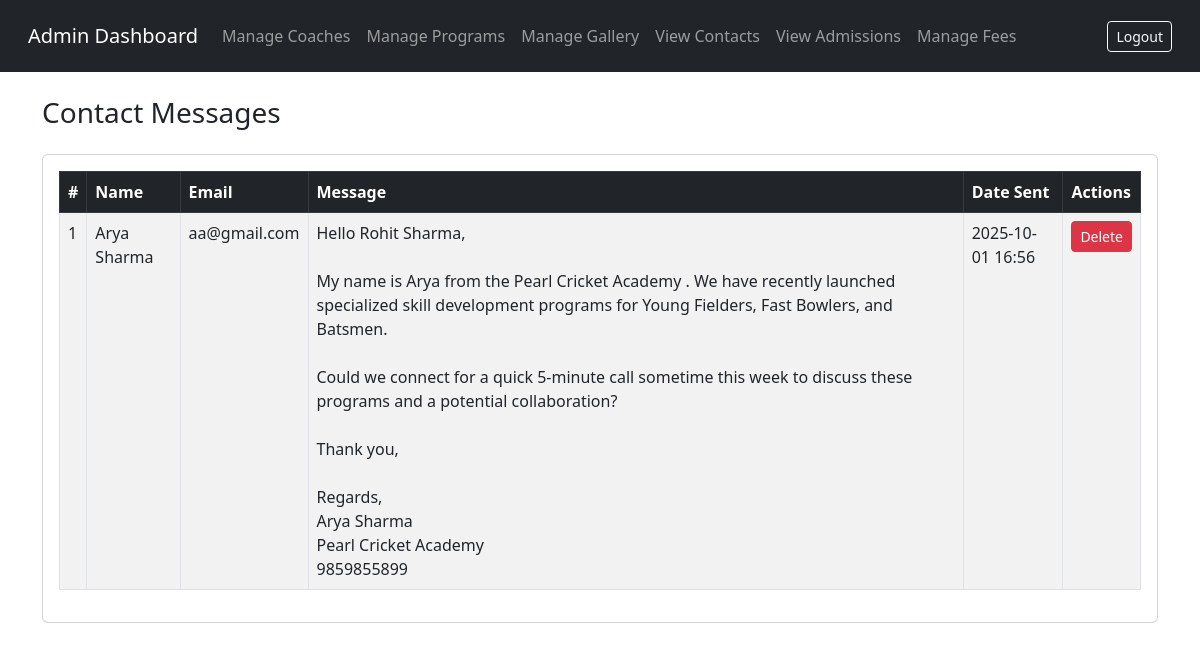
Page /admin-area/view-contacts/ (signed in) on the committed database.
### core/models.py (models this page shows, shortened)
class ContactMessage(models.Model):
    name = models.CharField(max_length=100)
    email = models.EmailField()
    message = models.TextField()
    date_sent = models.DateTimeField(auto_now_add=True)

### core/views.py (the view)
# urls.py: path('admin-area/view-contacts/', views.view_contacts, name='view_contacts'),
@login_required(login_url='admin_login')
@user_passes_test(is_admin)
def view_contacts(request):
    messages = ContactMessage.objects.all().order_by('-date_sent')
    return render(request, 'admin/view_contacts.html', {'messages': messages})

### core/views.py (called while the page is built)
def is_admin(user):
    return user.is_staff

### core/templates/admin/view_contacts.html
{% include 'includes/admin_header.html' %}
<h3 class="mb-4">Contact Messages</h3>
<div class="card">
  <div class="card-body">
    <table class="table table-bordered table-striped">
      <thead class="table-dark">
        <tr>
          <th>#</th>
          <th>Name</th>
          <th>Email</th>
          <th>Message</th>
          <th>Date Sent</th>
          <th>Actions</th>
        </tr>
      </thead>
      <tbody>
        {% for msg in messages %}
        <tr>
          <td>{{ forloop.counter }}</td>
          <td>{{ msg.name }}</td>
          <td>{{ msg.email }}</td>
          <td style="white-space: pre-wrap;">{{ msg.message }}</td>
          <td>{{ msg.date_sent|date:"Y-m-d H:i" }}</td>
          <td>
            <a href="{% url 'delete_contact' msg.id %}" class="btn btn-sm btn-danger" onclick="return confirm('Delete this message?');">Delete</a>
          </td>
        </tr>
        {% empty %}
        <tr>
          <td colspan="6" class="text-center">No messages found.</td>
        </tr>
        {% endfor %}
      </tbody>
    </table>
  </div>
</div>
{% include 'includes/admin_footer.html' %}

### rows in the picture
ContactMessage: name "Arya Sharma", email "aa@gmail.com", message "Hello Rohit Sharma, My name is Arya from the Pearl Cricket Academy . We have recently launched specialized skill development programs for Young Fielders, Fast Bowlers, and Batsmen. Could we connect for a quick 5-minute call sometime this week to discuss these programs and a potential collaboration? Thank you, Regards, Arya Sharma Pearl Cricket Academy 9859855899", date_sent "2025-10-01 16:56"
